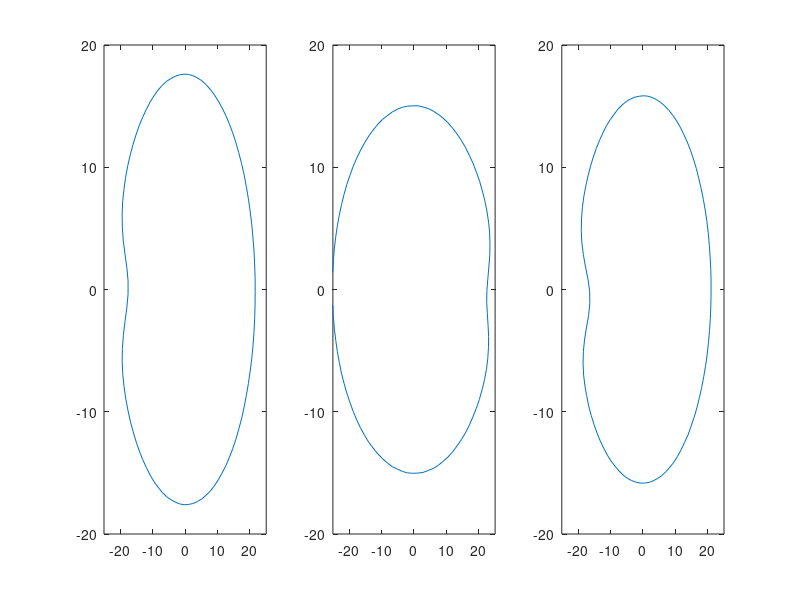

This figure's MATLAB source: (Note: this script raises an error after producing the figure.)
% Generate realish looking stalk with synthetic data
%
% Features include 3 segments, upper segments taper, bowed segments,
% full interior, and rotated middle section.
%
% JH 8/8/2018
%
% =================== FROM DR COOK's "synthetic_stalk_sections.m" =====
% parameterized corn stalk cross-section
% Enumerating parameters:
%   - major diameter
%   - minor diameter
%   - notch depth
%   - notch width
%   - amplitude of x-asymmetry
%   - location of x-asymmetry
%   - amplitude of y-asymmetry
%   - location of y-asymmetry
%   - probably should add breadth of x and y asymmetry features.

clear
clc

theta = linspace(0,2*pi,100);
nloc = pi;

for i = 1:3
    
    % Basic Geometry
    min_diam = unifrnd(15,20);
    maj_diam = unifrnd(20,25);
    
    % Notch Geometry
    ndepth = unifrnd(0.1,0.25);
    nwidth = 1;
    
    % x-Asymmetry
    aAmp = unifrnd(-0.05,0.05);
    aSym = unifrnd(-pi,pi);
    
    % Random Noise
    noisex = unifrnd(-0.001,0.001,1,100);
    noisey = unifrnd(-0.001,0.001,1,100);
    
    notch = ndepth./cosh(4*(theta/nwidth-nloc)).^2;
    asymmetry = aAmp*sin(theta - aSym);
    
    x = maj_diam*(cos(theta) + noisex + notch + asymmetry);
    
    %if mod(i,2) == 0, x = x*-1; end
    
    % y-Asymmetry
    aAmp = unifrnd(-0.05,0.05);
    aSym = unifrnd(-pi,pi);
    asymmetry = aAmp*sin(theta - aSym);
    
    y = min_diam*(sin(theta) + noisey + asymmetry);
    rindx = unifrnd(0.92,0.94);
    rindy = unifrnd(0.92,0.94);
    
    X(i,:) = x;
    Y(i,:) = y;
end

%========================================================================
alpha = -(2*pi)*.5;         % must be a negative number for the shift function
% to work properly
% rotation matrix reassignation
new = ([X(2,:)' Y(2,:)']) *([cos(alpha) -sin(alpha); sin(alpha) cos(alpha)]);
Y(2,:) = new(:,2)';
X(2,:) = new(:,1)';


% Shift function
% Reassigns index values to compensate for the rotation
shift = round((-100*alpha)/(2*pi));

X2prime = zeros(1,(length(X) + shift));
X2prime((shift+1):end) = X(2,:);
X2prime(1:shift+1) = X2prime((length(X):end));
X2prime = X2prime(1:length(X));
X(2,:) = X2prime;

Y2prime = zeros(1,(length(Y) + shift));
Y2prime((shift+1):end) = Y(2,:);
Y2prime(1:shift+1) = Y2prime((length(Y):end));
Y2prime = Y2prime(1:length(Y));
Y(2,:) = Y2prime;


% Plot cross sections of stalks
hold on
set(gcf, 'Position', [300, 300, 1000, 350])

subplot(1,3,1)
plot(X(1,:),Y(1,:))
xlim([-25 25])

subplot(1,3,2)
plot(X(2,:),Y(2,:))
xlim([-25 25])

subplot(1,3,3)
plot(X(3,:),Y(3,:))
xlim([-25 25])

Xs(1,:) = X(1,:);
Ys(1,:) = Y(1,:);

Xs(2,:) = X(2,:);
Ys(2,:) = Y(2,:);

Xs(3,:) = X(3,:);
Ys(3,:) = Y(3,:);


for q=1:2
    
    % Populate matrices (this method relies on the fact that the X and Y coords
    % are centered at the origin)
    
    Z = zeros(60,100);
    for i = 1:60       % Generate Z vector
        Z(i,:) = i*3*q;
    end
    
    % First segment
    for i = 1:20
        X(i,:) = (.002*(i-10)^2 +.8)*Xs(1,:);
    end
    
    for i = 1:20
        Y(i,:) = (.002*(i-10)^2 +.8)*Ys(1,:);
    end
    
    % Second Segment
    
    for i = 21:40
        X(i,:) = (.002*(i-30)^2 +.78)*Xs(2,:);
    end
    
    for i = 21:40
        Y(i,:) = (.002*(i-30)^2 +.78)*Ys(2,:);
    end
    
    % Third Segment
    
    for i = 41:60
        X(i,:) = (.002*(i-50)^2 +.75)*Xs(3,:);
    end
    
    for i = 41:60
        Y(i,:) = (.002*(i-50)^2 +.75)*Ys(3,:);
    end
    
    % This block is nesecary bc of the nature of the STL writter.
    % In the stitching process, it will make triangle connections from one
    % inedx to the other.  The first 60 indices are responsible for the
    % exterior where the generator works upwards.  The next 60 indices must
    % work from 'top to bottom'
    flipper = flip(Z);
    Z(61:120,:) = flipper;
    
    X(61:120,:) = zeros;
    flipper = flip(X(1:60,:));
    X(61:120,:) = .8*flipper;
    
    Y(61:120,:) = zeros;
    flipper = flip(Y(1:60,:));
    Y(61:120,:) = .8*flipper;
    
    Z(121,:) = 4;
    X(121,:) = X(1,:);
    Y(121,:) = Y(1,:);
    
    % also note the nessecity of duplicate points to finish the stitching
    
    
    %writes the STL
    if q==1
        surf2stl_V1('qTest1.stl',X,Y,Z)
    else
        surf2stl_V1('qTest2.stl',X,Y,Z)
    end
end
